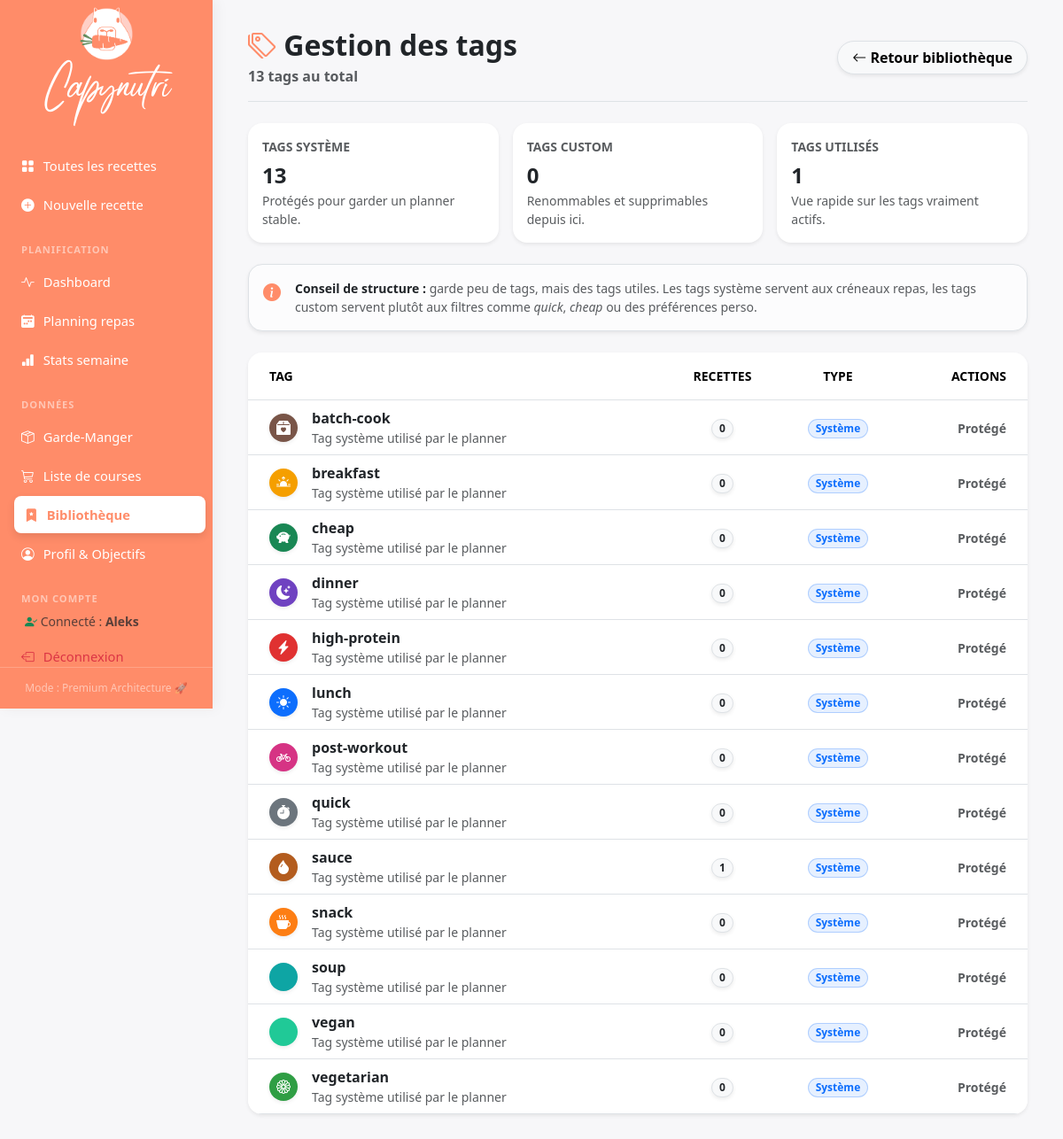
/library/tags (signed in), run on the app's committed database.
### tables this page shows
CREATE TABLE users (
                id INTEGER PRIMARY KEY AUTOINCREMENT,
                username TEXT UNIQUE NOT NULL,
                password_hash TEXT NOT NULL,
                created_at TIMESTAMP DEFAULT CURRENT_TIMESTAMP
            );

CREATE TABLE tags (
                id    INTEGER PRIMARY KEY AUTOINCREMENT,
                name  TEXT NOT NULL UNIQUE,
                color TEXT DEFAULT '#888888',
                icon  TEXT DEFAULT 'bi-tag'
            );

### routes/library.py (the view, shortened to what this page needs)
@library_bp.route("/library/tags", methods=["GET", "POST"])
@login_required
def library_tags():
    return render_template("tags.html", tags=crud.list_tags_with_usage())

### app.py (called while the page is built)
@login_manager.user_loader
def load_user(user_id):
    return crud.get_user_by_id(int(user_id))

@app.before_request
def require_login():
    if request.endpoint in PUBLIC_ENDPOINTS or current_user.is_authenticated:
        return None
    if request.endpoint:
        return redirect(url_for('auth.login'))
    return None

### crud.py (called while the page is built)
def get_user_by_id(user_id: int) -> Optional[User]:
    with get_connection() as conn:
        row = conn.execute("SELECT * FROM users WHERE id = ?", (user_id,)).fetchone()
        return User(id=row["id"], username=row["username"], password_hash=row["password_hash"]) if row else None

def list_tags_with_usage() -> list[dict]:
    with get_connection() as conn:
        rows = conn.execute(
            """
            SELECT t.id, t.name, t.color, t.icon, COUNT(rt.recipe_id) AS recipe_count
            FROM tags t
            LEFT JOIN recipe_tags rt ON rt.tag_id = t.id
            GROUP BY t.id
            ORDER BY t.name
            """
        ).fetchall()
        tags = []
        for row in rows:
            tag = dict(row)
            tag["is_default"] = tag["name"] in DEFAULT_TAG_NAMES
            tags.append(tag)
        return tags

### db.py (called while the page is built)
def get_connection() -> sqlite3.Connection:
    conn = sqlite3.connect(DB_PATH)
    conn.row_factory = sqlite3.Row
    conn.execute("PRAGMA foreign_keys = ON")
    return conn

### templates/tags.html (shortened to what this page needs)
{% extends "base.html" %}
{% block content %}
<div class="d-flex flex-column flex-md-row justify-content-between align-items-md-center mb-4 pb-3 border-bottom gap-3">
  <div>
    <h2 class="mb-1 fw-bold text-dark">
      <i class="bi bi-tags text-accent"></i> Gestion des tags
    </h2>
    <span class="text-muted fw-bold">{{ tags|length }} tag{{ 's' if tags|length != 1 }} au total</span>
  </div>
  <div class="d-flex gap-2">
    <a href="{{ url_for('library.library') }}" class="btn btn-light border rounded-pill shadow-sm fw-bold px-3">
      <i class="bi bi-arrow-left"></i> Retour bibliothèque
    </a>
  </div>
</div>
<div class="row g-3 mb-4">
  <div class="col-md-4">
    <div class="card border-0 shadow-sm rounded-4 bg-white h-100">
      <div class="card-body p-3">
        <div class="small text-muted text-uppercase fw-bold mb-1">Tags système</div>
        <div class="fw-bold fs-4 text-dark">{{ tags | selectattr('is_default') | list | length }}</div>
        <div class="small text-muted">Protégés pour garder un planner stable.</div>
      </div>
    </div>
  </div>
  <div class="col-md-4">
    <div class="card border-0 shadow-sm rounded-4 bg-white h-100">
      <div class="card-body p-3">
        <div class="small text-muted text-uppercase fw-bold mb-1">Tags custom</div>
        <div class="fw-bold fs-4 text-dark">{{ tags | rejectattr('is_default') | list | length }}</div>
        <div class="small text-muted">Renommables et supprimables depuis ici.</div>
      </div>
    </div>
  </div>
  <div class="col-md-4">
    <div class="card border-0 shadow-sm rounded-4 bg-white h-100">
      <div class="card-body p-3">
        <div class="small text-muted text-uppercase fw-bold mb-1">Tags utilisés</div>
        <div class="fw-bold fs-4 text-dark">{{ tags | selectattr('recipe_count') | list | length }}</div>
        <div class="small text-muted">Vue rapide sur les tags vraiment actifs.</div>
      </div>
    </div>
  </div>
</div>
<div class="alert alert-light border shadow-sm rounded-4 d-flex align-items-start gap-3 mb-4">
  <i class="bi bi-info-circle-fill text-accent fs-5"></i>
  <div class="small text-muted">
    <strong class="text-dark">Conseil de structure :</strong> garde peu de tags, mais des tags utiles.
    Les tags système servent aux créneaux repas, les tags custom servent plutôt aux filtres comme <em>quick</em>, <em>cheap</em> ou des préférences perso.
  </div>
</div>
{% if tags %}
<div class="card border-0 shadow-sm rounded-4 overflow-hidden bg-white">
  <div class="table-responsive">
    <table class="table align-middle mb-0">
      <thead class="bg-light text-uppercase small fw-bold text-muted">
        <tr>
          <th class="ps-4 py-3 border-0">Tag</th>
          <th class="py-3 border-0 text-center">Recettes</th>
          <th class="py-3 border-0 text-center">Type</th>
          <th class="pe-4 py-3 border-0 text-end">Actions</th>
        </tr>
      </thead>
      <tbody class="border-top">
        {% for tag in tags %}
        <tr>
          <td class="ps-4">
            <div class="d-flex align-items-center gap-3">
              <span class="d-inline-flex align-items-center justify-content-center rounded-circle text-white shadow-sm"
                    style="width: 2rem; height: 2rem; background-color: {{ tag.color or '#6c757d' }};">
                <i class="bi {{ tag.icon or 'bi-tag-fill' }}"></i>
              </span>
              <div>
                <div class="fw-bold text-dark">{{ tag.name }}</div>
                {% if tag.is_default %}
                <div class="small text-muted">Tag système utilisé par le planner</div>
                {% else %}
                <div class="small text-muted">Tag personnalisé</div>
                {% endif %}
              </div>
            </div>
          </td>
          <td class="text-center">
            <span class="badge rounded-pill bg-light text-dark border fw-bold shadow-sm">
              {{ tag.recipe_count }}
            </span>
          </td>
          <td class="text-center">
            <span class="badge rounded-pill {{ 'bg-primary bg-opacity-10 text-primary border border-primary border-opacity-25' if tag.is_default else 'bg-light text-dark border' }}">
              {{ 'Système' if tag.is_default else 'Custom' }}
            </span>
          </td>
          <td class="pe-4 text-end">
            {% if tag.is_default %}
            <span class="text-muted small fw-bold">Protégé</span>
            {% endif %}
          </td>
        </tr>
        {% endfor %}
      </tbody>
    </table>
  </div>
</div>
{% else %}
<div class="text-center py-5 my-5">
  <i class="bi bi-tags text-muted" style="font-size: 4rem; opacity: 0.3;"></i>
  <h4 class="fw-bold text-dark mt-3">Aucun tag trouvé</h4>
  <p class="text-muted">Les tags apparaîtront ici dès que tu les utiliseras sur des recettes.</p>
</div>
{% endif %}
{% endblock %}

### templates/base.html (shortened to what this page needs)
<!DOCTYPE html>
<html lang="fr">
<head>
  <link href="https://cdn.jsdelivr.net/npm/bootstrap@5.3.3/dist/css/bootstrap.min.css" rel="stylesheet">
  <link href="https://cdn.jsdelivr.net/npm/bootstrap-icons@1.11.3/font/bootstrap-icons.css" rel="stylesheet">
  <link rel="stylesheet" href="{{ url_for('static', filename='css/dashboard.css') }}">
</head>
<body>
{% macro nav_link(endpoint, icon, text) %}
  <a href="{{ url_for(endpoint) }}" class="{{ 'active' if request.endpoint == endpoint else '' }}">
    <i class="bi {{ icon }}"></i> {{ text }}
  </a>
{% endmacro %}
<aside id="sidebar">
  <div class="brand d-flex flex-column align-items-center mb-4 mt-2">
    <img src="{{ url_for('static', filename='logo.png') }}" alt="Logo Capynutri" style="height: 60px; border-radius: 12px; margin-bottom: 10px;">
    <div style="font-family: 'Radicalis', cursive; color: #ffffff; font-size: 2.2rem; margin-top: -5px;">
      Capynutri
    </div>
  </div>
  <nav>
    <a href="{{ url_for('recipes.index') }}" class="{{ 'active' if request.endpoint == 'recipes.index' and not request.args.get('tag') else '' }}">
      <i class="bi bi-grid-fill"></i> Toutes les recettes
    </a>
    {{ nav_link('recipes.new_recipe', 'bi-plus-circle-fill', 'Nouvelle recette') }}
    <div class="nav-section">Planification</div>
    {{ nav_link('tracking.dashboard', 'bi-activity', 'Dashboard') }}
    {{ nav_link('planning.week_view', 'bi-calendar2-week-fill', 'Planning repas') }}
    {{ nav_link('tracking.week_stats', 'bi-bar-chart-fill', 'Stats semaine') }}
    <div class="nav-section">Données</div>
    {{ nav_link('planning.pantry', 'bi-box-seam', 'Garde-Manger') }}
    {{ nav_link('planning.shopping_list', 'bi-cart3', 'Liste de courses') }}
    <a href="{{ url_for('library.library') }}" class="{{ 'active' if request.endpoint in ['library.library', 'library.library_edit', 'library.library_tags'] else '' }}">
      <i class="bi bi-bookmark-star-fill"></i> Bibliothèque
    </a>
    {{ nav_link('tracking.profile', 'bi-person-circle', 'Profil & Objectifs') }}
    <div class="nav-section">Mon Compte</div>
    {% if current_user.is_authenticated %}
      <div class="px-3 mb-2 small text-muted">
        <i class="bi bi-person-check-fill text-success"></i> Connecté : <strong>{{ current_user.username }}</strong>
      </div>
      <a href="{{ url_for('auth.logout') }}" class="text-danger">
        <i class="bi bi-box-arrow-left"></i> Déconnexion
      </a>
    {% else %}
      {{ nav_link('auth.login', 'bi-box-arrow-in-right', 'Se connecter') }}
    {% endif %}
  </nav>
  <div class="sidebar-footer">Mode : Premium Architecture 🚀</div>
</aside>
<main id="main">
  {% block content %}{% endblock %}
</main>
</body>
</html>

### static/css/dashboard.css (style rules this page uses)
:root { --sidebar-width: 240px; --accent: #FF8C69; --accent-dark: #e8571a; --accent-green: #638F5A; --accent-soft: #FFCFC8; --sidebar-bg: #FF8C69; --sidebar-text: #ffffff; --sidebar-active: #ffffff; }
body { background: #f7f7f9; font-family: 'Segoe UI', system-ui, sans-serif; }
#sidebar { position: fixed; top: 0; left: 0; height: 100vh; width: var(--sidebar-width); background: var(--sidebar-bg); display: flex; flex-direction: column; z-index: 100; transition: transform .25s ease; box-shadow: 4px 0 15px rgba(0,0,0,0.05); }
#sidebar nav { padding: 16px 12px; flex: 1; overflow-y: auto; }
#sidebar nav a { display: flex; align-items: center; gap: 10px; padding: 10px 12px; border-radius: 8px; color: var(--sidebar-text); text-decoration: none; font-size: .92rem; margin-bottom: 2px; transition: background .15s, color .15s, transform .15s; }
#sidebar nav a.active { background: var(--sidebar-active); color: var(--accent); font-weight: 600; box-shadow: 0 4px 10px rgba(0,0,0,0.1); transform: translateX(4px); }
#sidebar nav .nav-section { font-size: .7rem; font-weight: 700; letter-spacing: .08em; text-transform: uppercase; color: rgba(255,255,255,.5); padding: 20px 12px 6px; }
#sidebar .sidebar-footer { padding: 14px 20px; font-size: .75rem; color: rgba(255,255,255,.5); border-top: 1px solid rgba(255,255,255,.2); text-align: center; }
#main { margin-left: var(--sidebar-width); min-height: 100vh; padding: 32px 40px; }
.text-accent { color: var(--accent) !important; }

### data on the page
users: username "Aleks"
tags: name "batch-cook", recipe_count "0", is_default "Système"
tags: name "breakfast", recipe_count "0", is_default "Système"
tags: name "cheap", recipe_count "0", is_default "Système"
tags: name "dinner", recipe_count "0", is_default "Système"
tags: name "high-protein", recipe_count "0", is_default "Système"
tags: name "lunch", recipe_count "0", is_default "Système"
tags: name "post-workout", recipe_count "0", is_default "Système"
tags: name "quick", recipe_count "0", is_default "Système"
tags: name "sauce", recipe_count "1", is_default "Système"
tags: name "snack", recipe_count "0", is_default "Système"
tags: name "soup", recipe_count "0", is_default "Système"
tags: name "vegan", recipe_count "0", is_default "Système"
tags: name "vegetarian", recipe_count "0", is_default "Système"

### other printed values
{{ text }} "Nouvelle recette Dashboard Planning repas Stats semaine Garde-Manger Liste de courses Profil & Objectifs"
{{ tags|length }} "13"
{{ 's' if tags|length != 1 }} "s"
{{ tags | selectattr('is_default') | list | length }} "13"
{{ tags | rejectattr('is_default') | list | length }} "0"
{{ tags | selectattr('recipe_count') | list | length }} "1"
